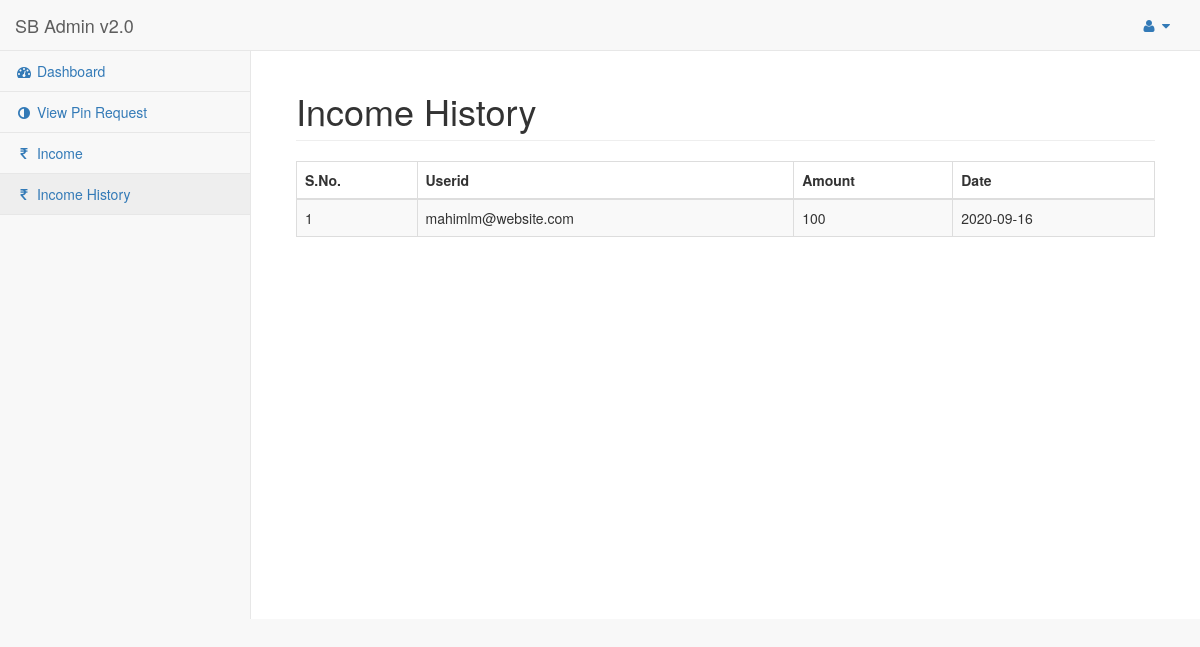
/admin/income-history.php (signed in), run on an earlier commit of the app's database.
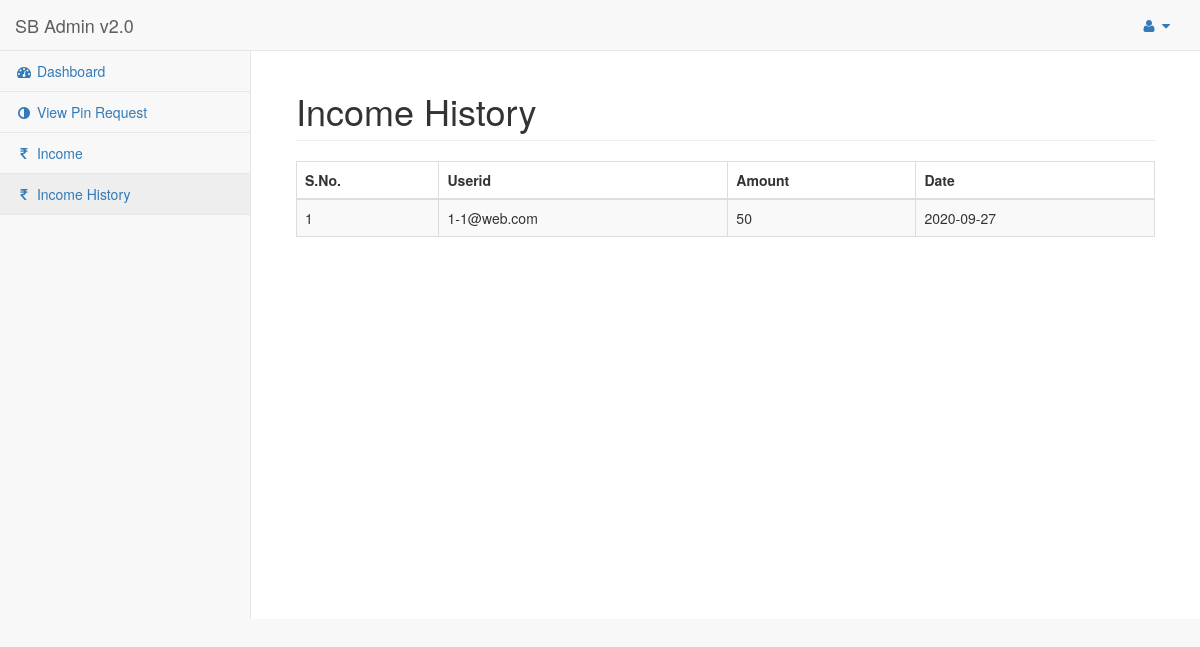
And on a later commit of the database.
### tables this page shows
CREATE TABLE `income_received` (
  `id` int(11) NOT NULL,
  `userid` varchar(100) NOT NULL,
  `amount` int(11) NOT NULL,
  `date` date NOT NULL
);

### admin/income-history.php (the view, shortened to what this page needs)
<?php
require('php-includes/connect.php');
?>
<!DOCTYPE html>
<html lang="en">
<head>
    <link href="vendor/bootstrap/css/bootstrap.min.css" rel="stylesheet">
    <link href="vendor/metisMenu/metisMenu.min.css" rel="stylesheet">
    <link href="dist/css/sb-admin-2.css" rel="stylesheet">
    <link href="vendor/font-awesome/css/font-awesome.min.css" rel="stylesheet" type="text/css">
</head>
<body>
    <div id="wrapper">
        <?php include('php-includes/menu.php'); ?>
        <div id="page-wrapper">
            <div class="container-fluid">
                <div class="row">
                    <div class="col-lg-12">
                        <h1 class="page-header">Income History</h1>
                    </div>
                </div>
                <div class="row">
                	<div class="col-lg-12">
                    	<div class="table-responsive">
                        	<table class="table table-bordered table-striped">
                            	<thead>
                                	<tr>
                                    	<th>S.No.</th>
                                        <th>Userid</th>
                                        <th>Amount</th>
                                        <th>Date</th>
                                    </tr>
                                </thead>
                                <tbody>
								<?php
                                	$query = mysqli_query($con,"select * from income_received order by id desc");
									if(mysqli_num_rows($query)>0){
										$i=1;
										while($row=mysqli_fetch_array($query)){
										?>
                                        	<tr>
                                            	<td><?php echo $i; ?></td>
                                                <td><?php echo $row['userid']; ?></td>
                                                <td><?php echo $row['amount']; ?></td>
                                                <td><?php echo $row['date']; ?></td>
                                            </tr>
                                        <?php
											$i++;
										}
									}
									else{
									?>
                                    	<tr>
                                        	<td colspan="5">No user exist</td>
                                        </tr>
                                    <?php
									}
                                ?>
                                </tbody>
                            </table>
                        </div>
                    </div>
                </div>
            </div>
        </div>
    </div>
</body>
</html>

### admin/php-includes/menu.php (shortened to what this page needs)
<nav class="navbar navbar-default navbar-static-top" role="navigation" style="margin-bottom: 0">
            <div class="navbar-header">
                <a class="navbar-brand" href="index.html">SB Admin v2.0</a>
            </div>
            <ul class="nav navbar-top-links navbar-right">
                <li class="dropdown">
                    <a class="dropdown-toggle" data-toggle="dropdown" href="#">
                        <i class="fa fa-user fa-fw"></i> <i class="fa fa-caret-down"></i>
                    </a>
                </li>
            </ul>
            <div class="navbar-default sidebar" role="navigation">
                <div class="sidebar-nav navbar-collapse">
                    <ul class="nav" id="side-menu">
                        <li>
                            <a href="home.php"><i class="fa fa-dashboard fa-fw"></i> Dashboard</a>
                        </li>
                        <li>
                            <a href="view-pin-request.php"><i class="fa fa-adjust fa-fw"></i> View Pin Request</a>
                        </li>
                        <li>
                            <a href="income.php"><i class="fa fa-rupee fa-fw"></i> Income</a>
                        </li>
                        <li>
                            <a href="income-history.php"><i class="fa fa-rupee fa-fw"></i> Income History</a>
                        </li>
                    </ul>
                </div>
            </div>
        </nav>

What changed in the data, as far as the page shows it:
changed income_received: userid "mahimlm@website.com" → "1-1@web.com"; amount "100" → "50"; date "2020-09-16" → "2020-09-27"
